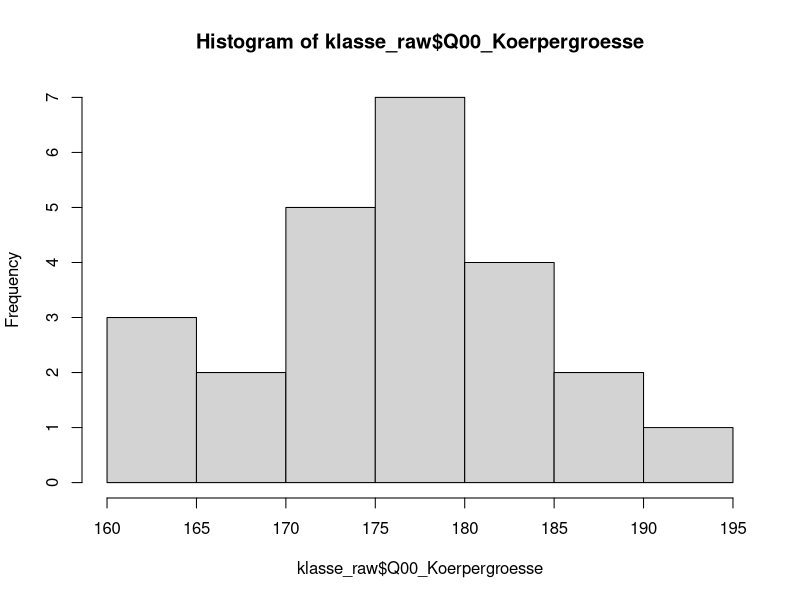

This chart was generated by the following R code:
# ---- Aufgabe 4 ----
munis <- c(53.9, 54.3, 54.6, 54.6, 54.9, 55.9, 55.1, 55.2, 55.5, 55.5, 55.5, 55.5, 55.6, 55.8, 51.2, 51.4, 51.9, 51.9, 52.1, 52.6, 52.9, 52.9, 52.9, 53, 53.1, 53.1, 53.3, 55.9, 56.1, 56.1, 56.2, 56.7, 56.9, 56.9, 56.9, 57.4, 57.5, 58.8, 59.6, 53.3, 53.4, 54, 54, 54.1, 54.2, 54.6, 54.6, 54.6, 54.7, 54.8, 54.8)

table_munis <- table(munis)
median(munis)
quantile(munis)
max(munis)
min(munis)

IQR(munis) * 1.5

55.85+3.825
53.3-3.825

# ---- Aufgabe 5 ----
library(openxlsx)
klasse_raw <- read.xlsx("./data/datDS23t_raw.xlsx")
# A
klasse_raw$Q00_Koerpergroesse <- as.numeric(klasse_raw$Q00_Koerpergroesse)
hist(klasse_raw$Q00_Koerpergroesse)

# B
var(klasse_raw$Q00_Koerpergroesse, na.rm = T)
mad(klasse_raw$Q00_Koerpergroesse, na.rm = T)
IQR(klasse_raw$Q00_Koerpergroesse, na.rm = T)
sd(klasse_raw$Q00_Koerpergroesse, na.rm = T) # Standardabweichung

# C
klasse_raw$Q00_Koerpergroesse
# Gar nicht -> Keine Person über 2m